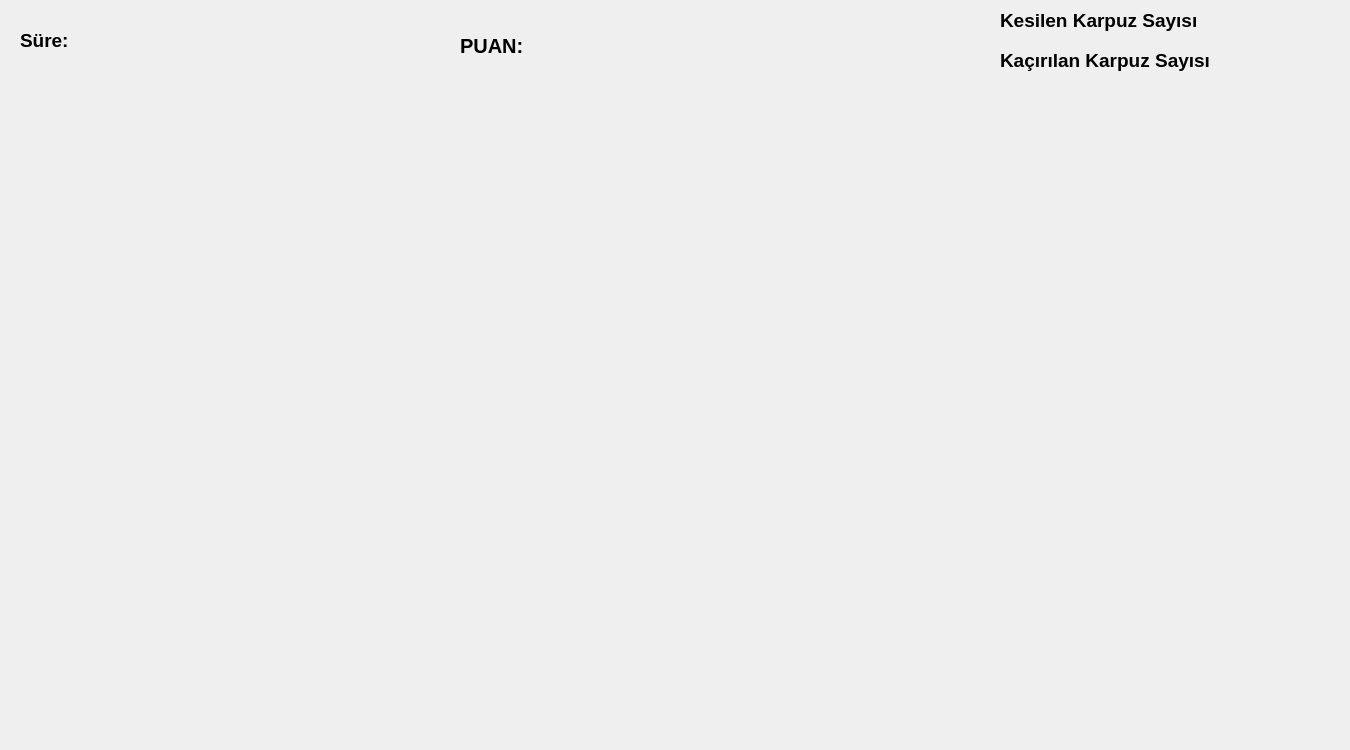
<?xml version="1.0" encoding="UTF-8"?>
<ui version="4.0">
 <class>Dialog</class>
 <widget class="QDialog" name="Dialog">
  <property name="geometry">
   <rect>
    <x>0</x>
    <y>0</y>
    <width>1350</width>
    <height>750</height>
   </rect>
  </property>
  <property name="windowTitle">
   <string>Dialog</string>
  </property>
  <property name="autoFillBackground">
   <bool>false</bool>
  </property>
  <property name="modal">
   <bool>false</bool>
  </property>
  <widget class="QLabel" name="label_kesilen_karpuz">
   <property name="geometry">
    <rect>
     <x>1220</x>
     <y>0</y>
     <width>63</width>
     <height>31</height>
    </rect>
   </property>
   <property name="text">
    <string/>
   </property>
  </widget>
  <widget class="QLabel" name="label_4">
   <property name="geometry">
    <rect>
     <x>1000</x>
     <y>40</y>
     <width>241</width>
     <height>41</height>
    </rect>
   </property>
   <property name="font">
    <font>
     <pointsize>14</pointsize>
     <bold>true</bold>
    </font>
   </property>
   <property name="text">
    <string>Kaçırılan Karpuz Sayısı</string>
   </property>
  </widget>
  <widget class="QLabel" name="label_3">
   <property name="geometry">
    <rect>
     <x>1000</x>
     <y>0</y>
     <width>241</width>
     <height>41</height>
    </rect>
   </property>
   <property name="font">
    <font>
     <pointsize>14</pointsize>
     <bold>true</bold>
    </font>
   </property>
   <property name="text">
    <string>Kesilen Karpuz Sayısı</string>
   </property>
  </widget>
  <widget class="QLabel" name="sure">
   <property name="geometry">
    <rect>
     <x>80</x>
     <y>20</y>
     <width>63</width>
     <height>41</height>
    </rect>
   </property>
   <property name="text">
    <string/>
   </property>
  </widget>
  <widget class="QLabel" name="label_2">
   <property name="geometry">
    <rect>
     <x>20</x>
     <y>30</y>
     <width>63</width>
     <height>20</height>
    </rect>
   </property>
   <property name="font">
    <font>
     <pointsize>14</pointsize>
     <bold>true</bold>
    </font>
   </property>
   <property name="text">
    <string>Süre: </string>
   </property>
  </widget>
  <widget class="QLabel" name="label_5">
   <property name="geometry">
    <rect>
     <x>460</x>
     <y>30</y>
     <width>111</width>
     <height>31</height>
    </rect>
   </property>
   <property name="font">
    <font>
     <pointsize>15</pointsize>
     <bold>true</bold>
    </font>
   </property>
   <property name="text">
    <string>PUAN: </string>
   </property>
  </widget>
  <widget class="QLabel" name="label_kacan_karpuz">
   <property name="geometry">
    <rect>
     <x>1240</x>
     <y>40</y>
     <width>63</width>
     <height>31</height>
    </rect>
   </property>
   <property name="text">
    <string/>
   </property>
  </widget>
  <widget class="QLabel" name="label_puan">
   <property name="geometry">
    <rect>
     <x>550</x>
     <y>20</y>
     <width>63</width>
     <height>51</height>
    </rect>
   </property>
   <property name="text">
    <string/>
   </property>
  </widget>
  <widget class="QLabel" name="label">
   <property name="geometry">
    <rect>
     <x>0</x>
     <y>100</y>
     <width>1350</width>
     <height>650</height>
    </rect>
   </property>
   <property name="text">
    <string/>
   </property>
   <property name="pixmap">
    <pixmap>../../imagess/back.jpg</pixmap>
   </property>
   <property name="scaledContents">
    <bool>true</bool>
   </property>
  </widget>
 </widget>
 <resources/>
 <connections/>
</ui>
